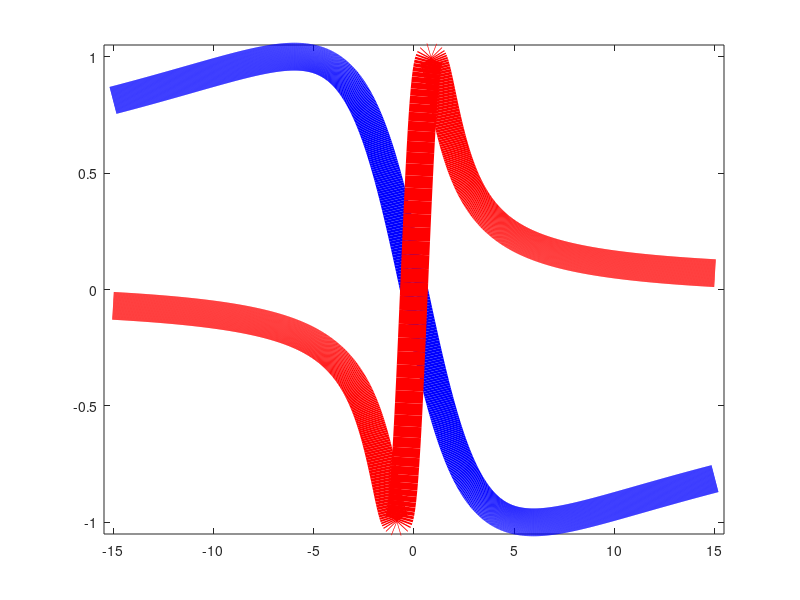

Here is the MATLAB script that generated this plot:
% Generates image for DataPlotter icon
% Theme is two "magic formula" curves, one similar to Fy vs. slip angle,
% and one similar to Mz vs. slip angle.

npts = 1000;
limit = 15;

slip = -limit:(2 * limit) / (npts - 1):limit;

% Fy curve (blue)
B = 0.2;
D = -1;
C = 2;
E = 0.6;

fy = D * sin(C * atan(B * (1 - E) * slip + E * atan(B * slip)));

% Mz curve (red)
B = 1;
D = 1;
C = 2;
E = -1;

mz = D * sin(C * atan(B * (1 - E) * slip + E * atan(B * slip)));

weight = 20;

hold off;
plot(slip, fy, 'b', 'LineWidth', weight);
hold on;
plot(slip, mz, 'r', 'LineWidth', weight);
xlim([-limit*1.03 limit*1.03]);
ylim([-1.05 1.05]);